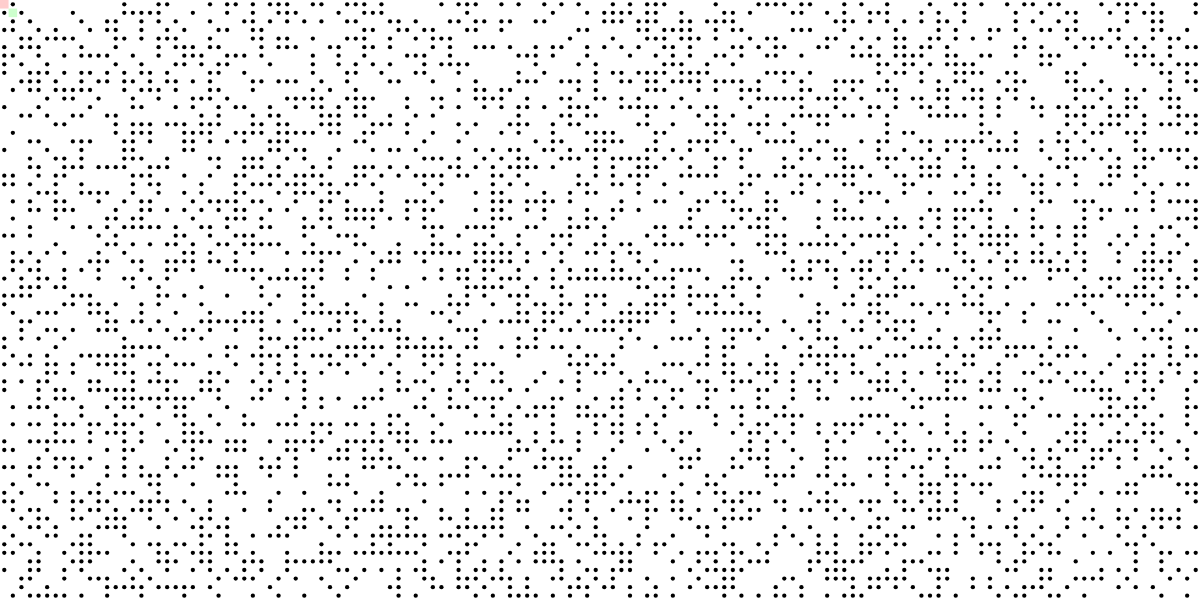
Frame 1 (no input)
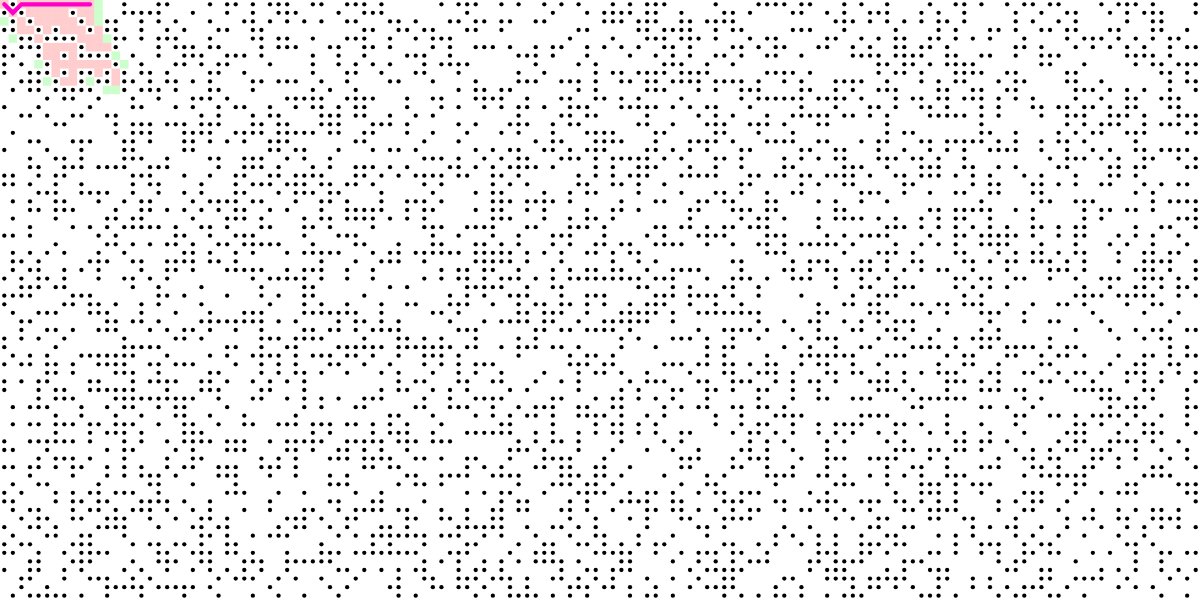
Frame 60 (no input)
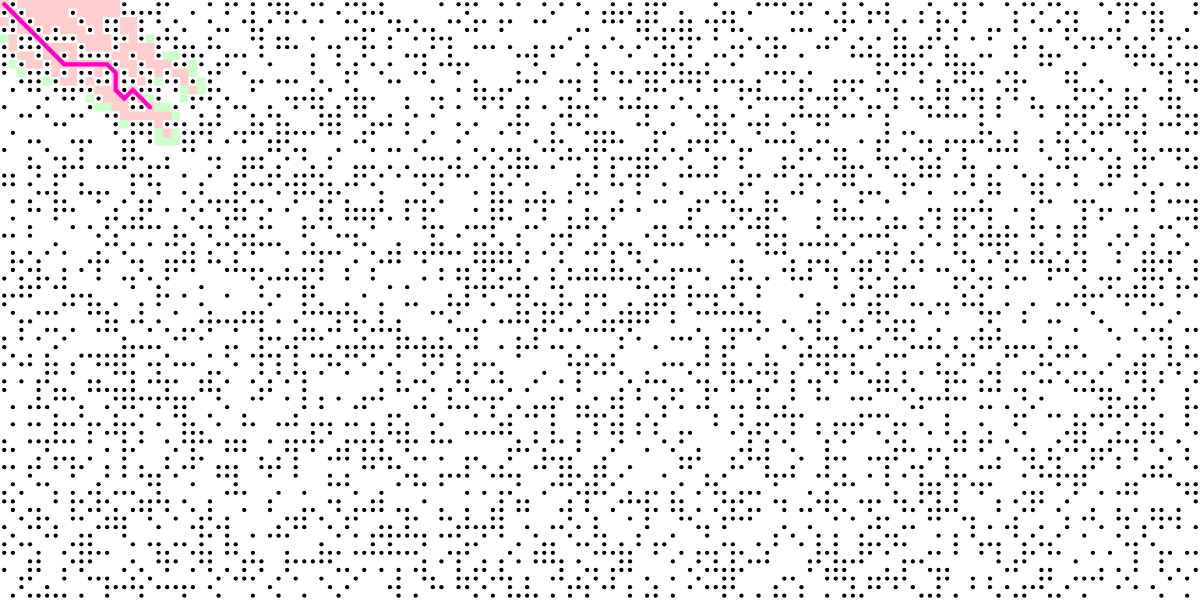
Frame 120 (the mouse pressed at the canvas centre since frame 60)

The p5.js sketch that drew these frames (run headless with seeded random() and noise() and a simulated clock; from frame 60 on, the mouse is pressed at the canvas centre):

// p5.js sketch
// ── sketch.js
function removeFromArray(arr, elt) {
  // Could use indexOf here instead to be more efficient
  for (var i = arr.length - 1; i >= 0; i--) {
    if (arr[i] == elt) {
      arr.splice(i, 1);
    }
  }
}

// An educated guess of how far it is between two points
function heuristic(a, b) {
  var d = dist(a.i, a.j, b.i, b.j);
  // var d = abs(a.i - b.i) + abs(a.j - b.j);
  return d;
}

// How many columns and rows?
var cols = 140;
var rows = 70;

// This will be the 2D array
var grid = new Array(cols);

// Open and closed set
var openSet = [];
var closedSet = [];

// Start and end
var start;
var end;

// Width and height of each cell of grid
var w, h;

// The road taken
var path = [];

function setup() {
  createCanvas(1200, 600);
  console.log('A*');

  // Grid cell size
  w = width / cols;
  h = height / rows;

  // Making a 2D array
  for (var i = 0; i < cols; i++) {
    grid[i] = new Array(rows);
  }

  for (var i = 0; i < cols; i++) {
    for (var j = 0; j < rows; j++) {
      grid[i][j] = new Spot(i, j);
    }
  }

  // All the neighbors
  for (var i = 0; i < cols; i++) {
    for (var j = 0; j < rows; j++) {
      grid[i][j].addNeighbors(grid);
    }
  }

  // Start and end
  start = grid[0][0];
  end = grid[cols - 1][rows - 1];
  start.wall = false;
  end.wall = false;

  // openSet starts with beginning only
  openSet.push(start);
}

function draw() {
  // Am I still searching?
  if (openSet.length > 0) {
    // Best next option
    var winner = 0;
    for (var i = 0; i < openSet.length; i++) {
      if (openSet[i].f < openSet[winner].f) {
        winner = i;
      }
    }
    var current = openSet[winner];

    // Did I finish?
    if (current === end) {
      noLoop();
      console.log('DONE!');
    }

    // Best option moves from openSet to closedSet
    removeFromArray(openSet, current);
    closedSet.push(current);

    // Check all the neighbors
    var neighbors = current.neighbors;
    for (var i = 0; i < neighbors.length; i++) {
      var neighbor = neighbors[i];

      // Valid next spot?
      if (!closedSet.includes(neighbor) && !neighbor.wall) {
        var tempG = current.g + heuristic(neighbor, current);

        // Is this a better path than before?
        var newPath = false;
        if (openSet.includes(neighbor)) {
          if (tempG < neighbor.g) {
            neighbor.g = tempG;
            newPath = true;
          }
        } else {
          neighbor.g = tempG;
          newPath = true;
          openSet.push(neighbor);
        }

        // Yes, it's a better path
        if (newPath) {
          neighbor.h = heuristic(neighbor, end);
          neighbor.f = neighbor.g + neighbor.h;
          neighbor.previous = current;
        }
      }
    }
    // Uh oh, no solution
  } else {
    console.log('no solution');
    noLoop();
    return;
  }

  // Draw current state of everything
  background(255);

  for (var i = 0; i < cols; i++) {
    for (var j = 0; j < rows; j++) {
      grid[i][j].show();
    }
  }

  for (var i = 0; i < closedSet.length; i++) {
    closedSet[i].show(color(255, 0, 0, 50));
  }

  for (var i = 0; i < openSet.length; i++) {
    openSet[i].show(color(0, 255, 0, 50));
  }

  // Find the path by working backwards
  path = [];
  var temp = current;
  path.push(temp);
  while (temp.previous) {
    path.push(temp.previous);
    temp = temp.previous;
  }

  // for (var i = 0; i < path.length; i++) {
  // path[i].show(color(0, 0, 255));
  //}

  // Drawing path as continuous line
  noFill();
  stroke(255, 0, 200);
  strokeWeight(w / 2);
  beginShape();
  for (var i = 0; i < path.length; i++) {
    vertex(path[i].i * w + w / 2, path[i].j * h + h / 2);
  }
  endShape();
}

// ── spot.js
// An object to describe a spot in the grid
function Spot(i, j) {
  // Location
  this.i = i;
  this.j = j;

  // f, g, and h values for A*
  this.f = 0;
  this.g = 0;
  this.h = 0;

  // Neighbors
  this.neighbors = [];

  // Where did I come from?
  this.previous = undefined;

  // Am I a wall?
  this.wall = false;
  if (random(1) < 0.4) {
    this.wall = true;
  }

  // Display me
  this.show = function(col) {
    if (this.wall) {
      fill(0);
      noStroke();
      ellipse(this.i * w + w / 2, this.j * h + h / 2, w / 2, h / 2);
    } else if (col) {
      fill(col);
      rect(this.i * w, this.j * h, w, h);
    }
  };

  // Figure out who my neighbors are
  this.addNeighbors = function(grid) {
    var i = this.i;
    var j = this.j;
    if (i < cols - 1) {
      this.neighbors.push(grid[i + 1][j]);
    }
    if (i > 0) {
      this.neighbors.push(grid[i - 1][j]);
    }
    if (j < rows - 1) {
      this.neighbors.push(grid[i][j + 1]);
    }
    if (j > 0) {
      this.neighbors.push(grid[i][j - 1]);
    }
    if (i > 0 && j > 0) {
      this.neighbors.push(grid[i - 1][j - 1]);
    }
    if (i < cols - 1 && j > 0) {
      this.neighbors.push(grid[i + 1][j - 1]);
    }
    if (i > 0 && j < rows - 1) {
      this.neighbors.push(grid[i - 1][j + 1]);
    }
    if (i < cols - 1 && j < rows - 1) {
      this.neighbors.push(grid[i + 1][j + 1]);
    }
  };
}
